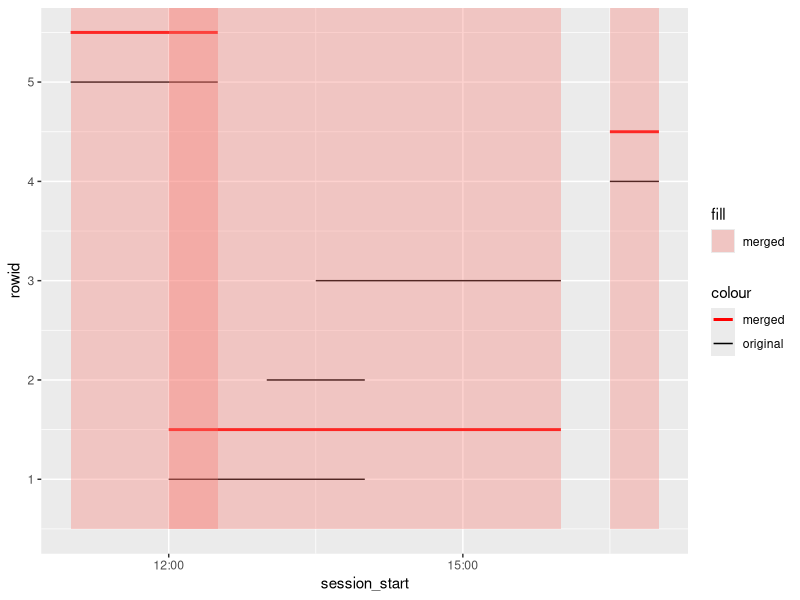
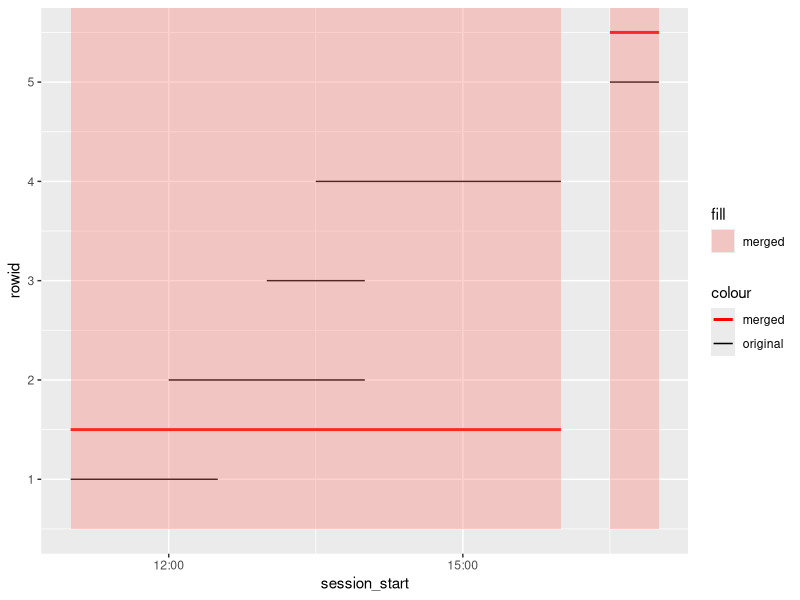

Write the R code that produced these figures, in order. (Note: this script raises an error after producing the figures.)
## ---- chunk 1
library(knitr)
library(tidyverse)
library(lubridate)
library(here)
library(progress)
knitr::opts_chunk$set(cache = TRUE)
## ---- chunk 2

#' Check if int1 and int2 intersect
#' if they intersect:
#'      - set int1 to union of int1 & int2
#'      - set int2 to NA
#' if not intersect:
#'      - return original intervals
#' 
#' @return vector of int1, int2
merge_interval <- function(int2, int1) {
    if(!is.na(intersect(int1, int2))) {
        int1 <- union(int1, int2)
        int2 <- as.interval(NA)
        out <- c(int1, int2)
    } else {
        out <- c(int1, int2)
    }

    out
}

# Merge all overlapping intervals in df
merge_intervals_df <- function(interval, .pb = NULL) {
    if(!is.null(.pb)) .pb$tick()$print()
    interval2 <- interval
    tot_rows <- length(interval)
    for(i in seq_along(interval2)) {
        int1 <- interval2[i]
        if(is.na(int1)) next
        if(i < tot_rows) {
            for(j in (i + 1):tot_rows) {
                #cat("i: ", i, ", j: ", j, "\n")
                int2 <- interval2[j]
                merged <- merge_interval(int2, int1)
                int1 <- merged[1]
                interval2[i] <- int1
                interval2[j] <- merged[2]
                # we break the loop at the first non-overlapping interval
                # data must be sorted by `session_start` for this to work
                if(!is.na(merged[2])) break
        }
        }
    }
    interval2
}

## ---- chunk 3
tmp <- data.frame(
    interval = c(
        interval(
            as_datetime("2011-12-31 12:00:00"), 
            as_datetime("2011-12-31 14:00:00")
            ), 
        interval(
            as_datetime("2011-12-31 13:00:00"), 
            as_datetime("2011-12-31 14:00:00")
        ),
        interval(
            as_datetime("2011-12-31 13:30:00"), 
            as_datetime("2011-12-31 16:00:00")
        ),
        interval(
            as_datetime("2011-12-31 16:30:00"), 
            as_datetime("2011-12-31 17:00:00")
        ),
        interval(
            as_datetime("2011-12-31 11:00:00"), 
            as_datetime("2011-12-31 12:30:00")
        )
    )
) %>% mutate(
    session_start = int_start(interval),
    session_end = int_end(interval)
    )
## ---- chunk 4
tmp <- tmp %>% 
    mutate(interval2 = merge_intervals_df(interval))
## ---- chunk 5
plot_compare <- function(data) {
    data <- data %>% mutate(
        session_start2 = int_start(interval2),
        session_end2 = int_end(interval2)
        )

    data %>% 
    rowid_to_column() %>% 
    ggplot(aes(session_start, rowid)) +
    geom_segment(
        aes(
            xend = session_end, 
            yend = rowid,
            color = "original"
            )
        ) +
    geom_segment(
        aes(
            x = session_start2, 
            xend = session_end2, 
            yend = rowid,
            color = "merged"
            ), 
            size = 1,
            position = position_nudge(y = 0.5)
        ) +
    geom_rect(
        aes(
            xmin = session_start2, 
            xmax = session_end2, 
            ymin = 0,
            ymax = Inf,
            fill = "merged",
        ),
        alpha = 0.33,
        position = position_nudge(y = 0.5)
    ) +
    scale_color_manual(values = c("red", "black"))
}
plot_compare(tmp)
## ---- chunk 6
tmp %>% 
    arrange(session_start) %>%
    mutate(interval2 = merge_intervals_df(interval)) %>%
    plot_compare
## ---- chunk 7
# explicitly cache
data_path <- here("Data", "session-overlap-merged.Rds")
if(file.exists(data_path)) {
    d_t <- read_rds(file = data_path)
} else {
    # `d_t` from `01-clean.Rmd`
    d_t <- read_rds(here("Data/overlap_example.Rds"))
    n <- length(unique(d_t$pid))
    pb <- progress_estimated(n, 0)
    d_t <- d_t %>%
    mutate(
        interval = interval(session_start, session_end)
    ) %>%
    group_by(pid, Game) %>%
    arrange(session_start, session_end, .by_group = TRUE) %>%
    mutate(interval2 = merge_intervals_df(interval, .pb = pb))
    write_rds(tmp, file = here("Data/session-overlap-merged.Rds"))
}
## ---- chunk 8

tmp <- d_t %>% 
  filter(pid == "de9b7f238ba168b0", session_start < "2021-07-5")

plot_compare(tmp)
## ---- chunk 9
tmp2 <- d_t %>% 
    group_by(pid, Game) %>% 
    summarise(sum = sum(interval), sum2 = sum(interval2, na.rm = TRUE))

tmp2 %>% filter(sum < sum2)
## ---- chunk 10
tmp <- d_t %>% 
  filter(pid == "00a04b47f9e550b6")

plot_compare(tmp)

sum(tmp$interval) / 3600
sum(tmp$interval2, na.rm = TRUE) / 3600

tmp %>% filter(as.duration(interval) < 0)
## ---- chunk 11
tmp3 <- tmp
tmp3[10, "session_start"] <- tmp[10, "session_end"]
tmp3[10, "session_end"] <- tmp[10, "session_start"]
tmp3 <- tmp3 %>% mutate(
    interval = interval(session_start, session_end),
    interval2 = merge_intervals_df(interval)
    )

sum(tmp3$interval) / 3600
sum(tmp3$interval2, na.rm = TRUE) / 3600
plot_compare(tmp3)
## ---- chunk 12
tmp3$interval[10] %>% as.duration
## ---- chunk 13
tmp <- d_t %>% 
  filter(pid == "011897d9b0343510")

tmp <- tmp %>%
    arrange(session_start) %>%
    mutate(interval2 = merge_intervals_df(interval))

plot_compare(tmp)

tmp %>% 
    mutate(dur = as.duration(interval)) %>%
    filter(dur < 0)

## ---- chunk 14
neg_interval <- d_t %>% 
    group_by(pid, Game) %>%
    summarize(has_neg_session = any(as.duration(interval) < 0))

mean(neg_interval$has_neg_session)

neg_interval %>% filter(has_neg_session) %>% pull(Game) %>% table
## ---- chunk 15
tmp <- d_t %>% 
  filter(pid == "005d27620c725ed0")

plot_compare(tmp)
sum(tmp$interval) / 3600
sum(tmp$interval2, na.rm = TRUE) / 3600
tmp %>% 
    filter(as.duration(interval) < 0)


tmp %>% 
    mutate(
        dur = as.duration(interval),
        dur2 = as.duration(interval2)
        ) %>% 
        select(dur, dur2) %>% 
        tail
## ---- chunk 16
has_10h_gt <- d_t %>% 
    group_by(pid, Game) %>%
    summarize(
        has_10h_gt = any((as.duration(interval) / 3600) > 10),
        has_10h_gt2 = any((as.duration(interval2) / 3600) > 10)
        )

mean(has_10h_gt$has_10h_gt)
mean(has_10h_gt$has_10h_gt2, na.rm = TRUE)
